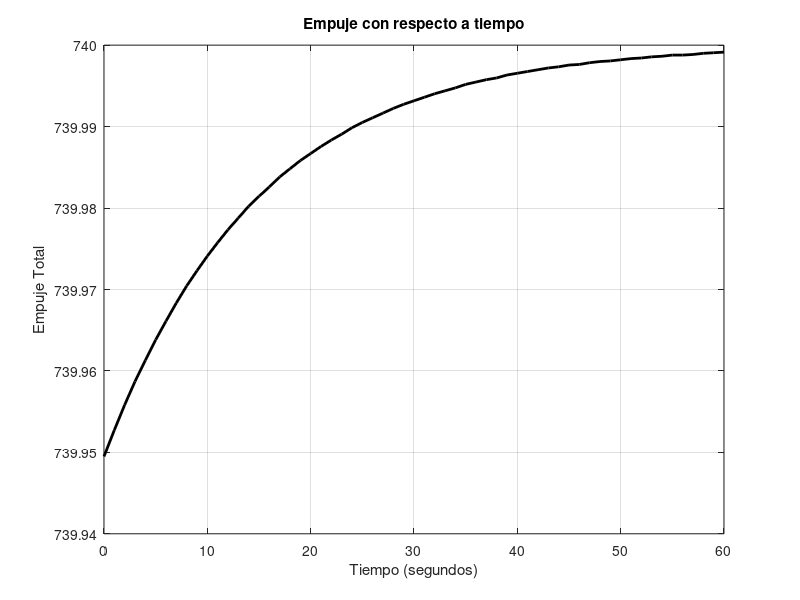

This chart was generated by the following MATLAB code:

t = 0:1:60;
ae = 0.5;   
m = 250; 
ve   = 2800;    
pe   = 80000; 
p0 = 101* exp(-t / 15); 

F = (m * ve) + ae * (pe - p0);

figure;
plot(t, F / 1000, 'LineWidth', 2, 'Color', 'black');
title('Empuje con respecto a tiempo');
xlabel('Tiempo (segundos)');
ylabel('Empuje Total');
grid on;
